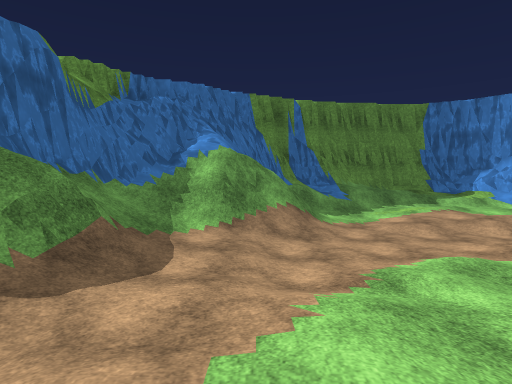
view 1 (above)

24 first-person views from a walk through a scene from a Unity 3-D project. The camera is 1.4 m above the floor, tilts 2° down and sees 75° across. The floor is counted in squares, 2 m on a side. Each view is taken from the middle of a square. On the plan, view 1 faces up. The plan holds only what a view shows up to about 10 squares ahead; the rest is blank. The place goes on beyond the plan. Surface patterns are stand-ins for the level's own textures.

view 2
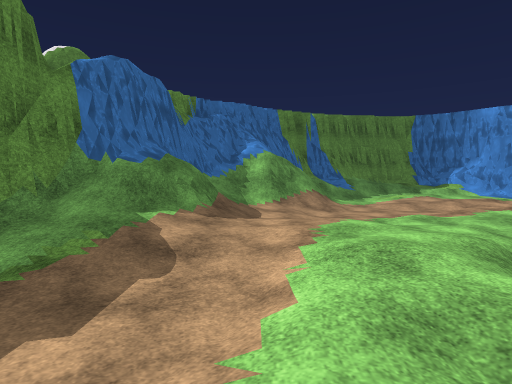

view 3
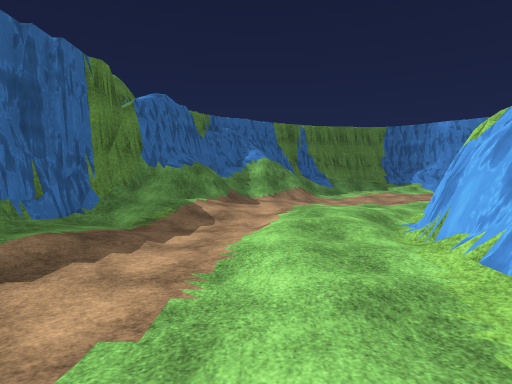

view 4
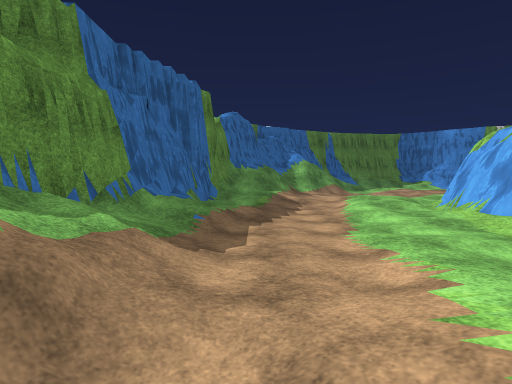

view 5
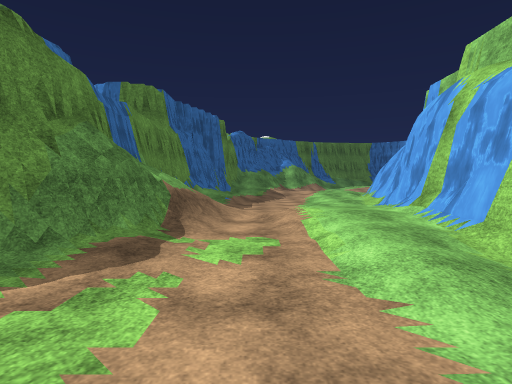

view 6
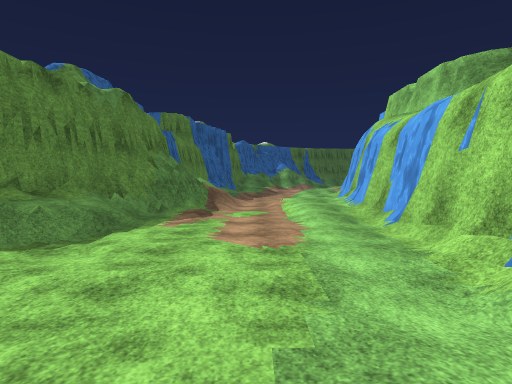

view 7
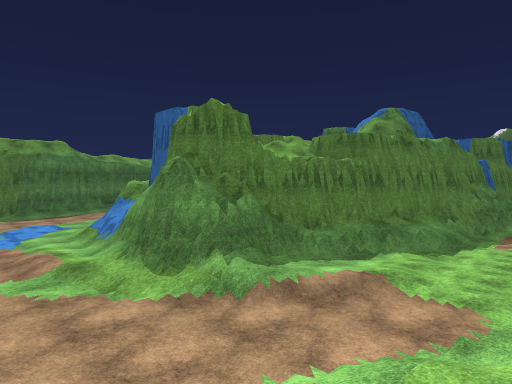

view 8
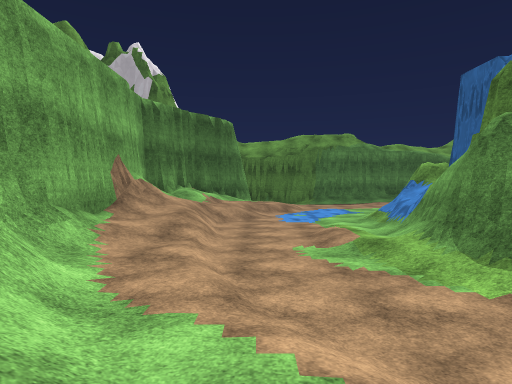

view 9
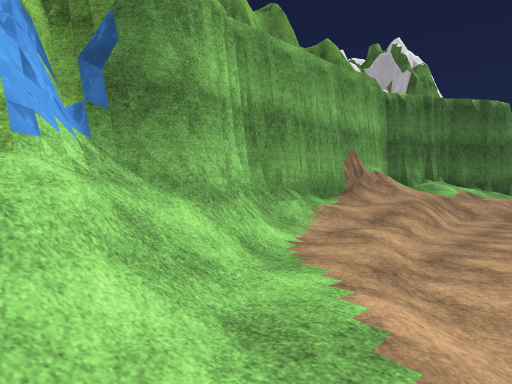

view 10
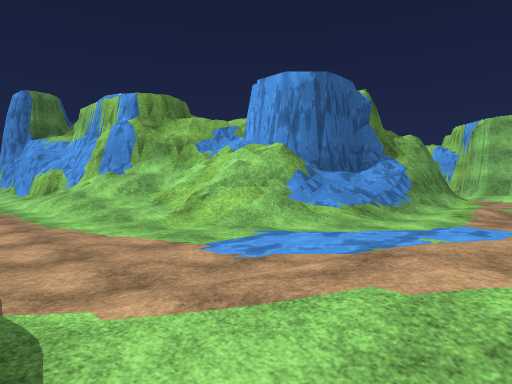

view 11
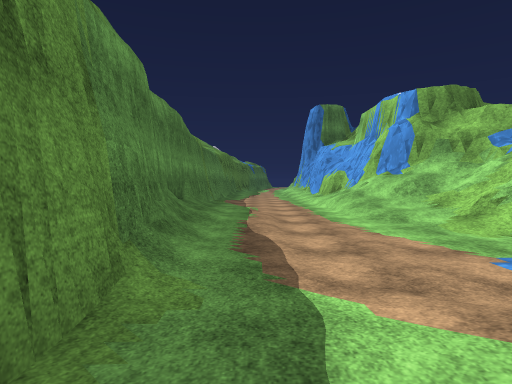

view 12
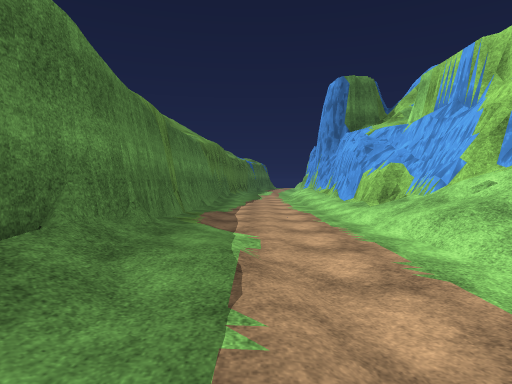

view 13
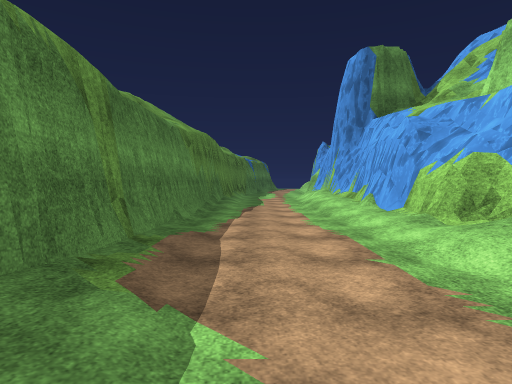

view 14
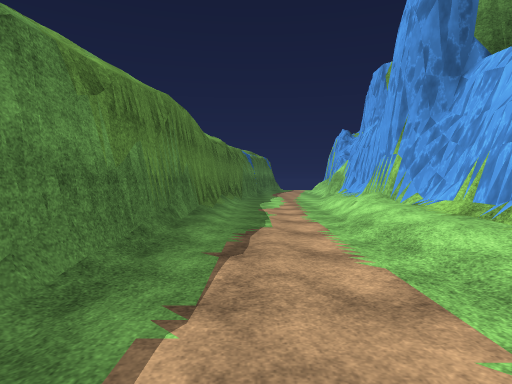

view 15
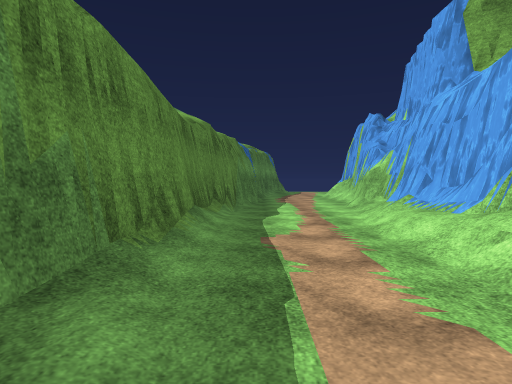

view 16
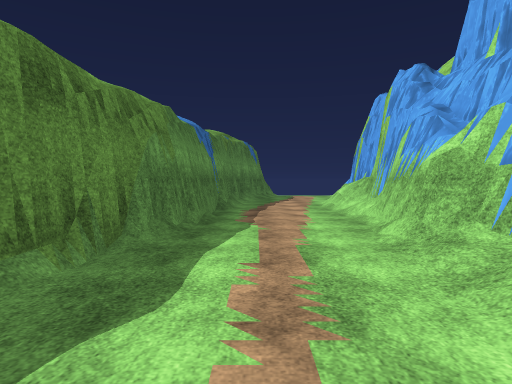

view 17
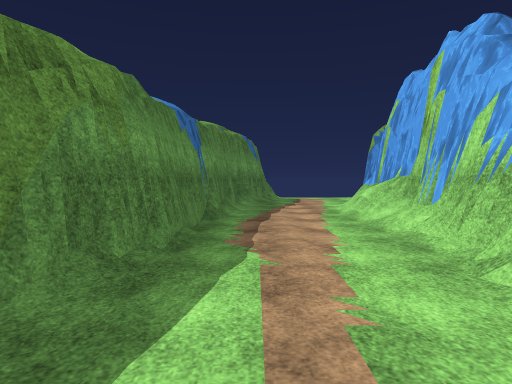

view 18
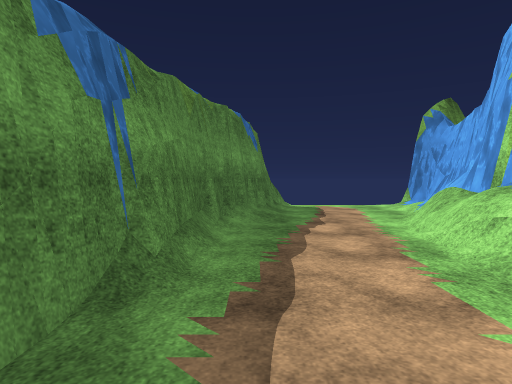

view 19
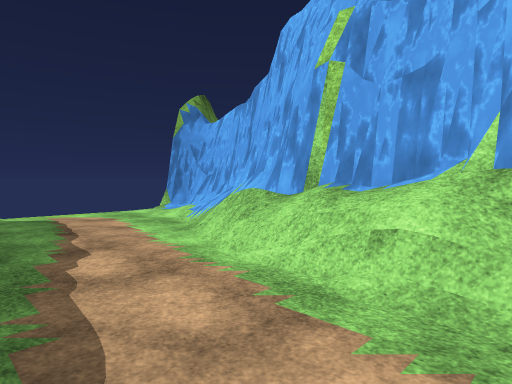

view 20
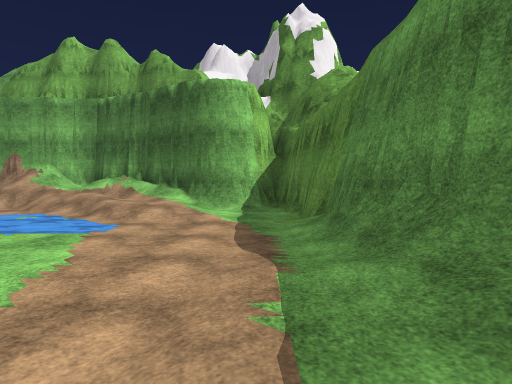

view 21
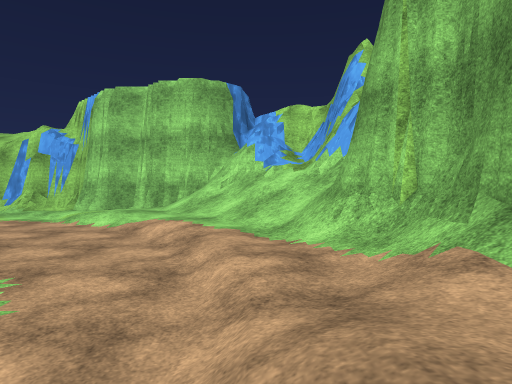

view 22
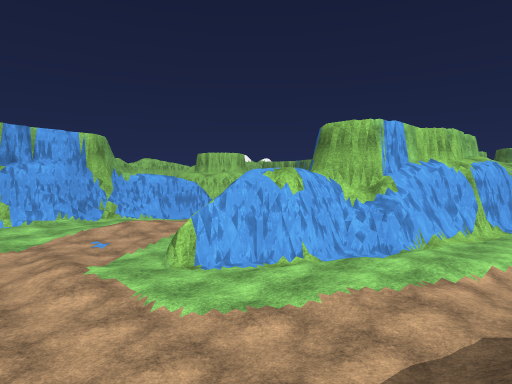

view 23
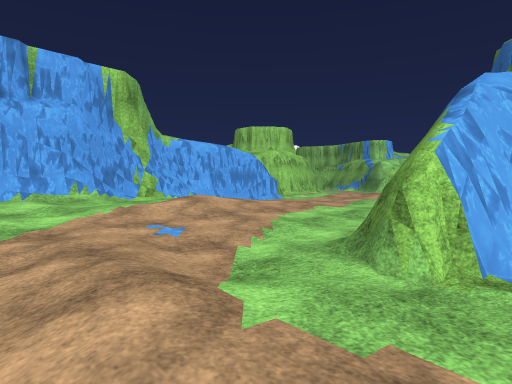

view 24
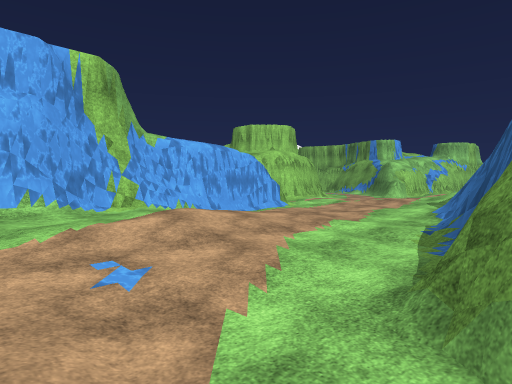

### Floor plan
Key: @ floor where view 1 was taken; # wall or solid block; . main floor; : floor 0.25 m higher than the main floor; + floor 0.5 m higher than the main floor; * floor 0.75 m higher than the main floor; % floor 1 m higher than the main floor; & floor 1.25 m higher than the main floor; $ floor 1.75 m higher than the main floor; / step, stairs or slope; = window, fence, low wall or low ledge.
Columns run from 21 left of view 1 to 11 right of it. Each row starts with its distance up from view 1.
 14    #.../#
 13   ##.../#
 12   #/../##
 11   #...##
 10   #../#              ###/&&/#
  9   #../#              #$///+//
  8   #../#             =#/::+++
  7   #../#           ####/.::++
  6  ##..##           #////...::
  5  #...#            #//:......:+:
  4  #...#           ##/:....::::++/
  3  #...#           #//:.......:++/#
  2  #...#          ##//::::.#..:*++#
  1  #../#          #/++:+::##/.:*++#
  0  #../#          #/:..@//# /.:+  #
 -1 ##../#          #:...+..###::+: #
 -2 #:../#          #::.::### #:..:.#
 -3 #/../#          #*/.::#   #/::::#
 -4 #/..+#          #+...:#    /::::
 -5 #/..+#         ##:....#     :::
 -6 #...+#         #&/...##     ++
 -7 #...:#         #//.::#
 -8 #...:#         #//.++#
 -9 #...:##        #//.++#
-10 #...:/#        ##..::#
-11 #...//#       ##/..:.#
-12 #:..//#       #/...:.#
-13 #:..//###     #%..../#
-14 #:..////#    ##/..../#
-15 #/:..:/##    #=/....##
-16 #+:..:/=#    #=.....#
-17 #/..../##### #/:....#
-18 #/...../=//###/+... #
-19 #/......///###/../: #
-20 ##........:::....+:#
-21  #.:+/..........::/#
-22  #./++//.......:://#
-23  ###%/+*////:::://=#
-24    ###//&/%*/+///#=#
-25      ###############

Positions as (right, up) in squares from view 1, and headings:
1: (0, 0), facing up
2: (-1, -3), facing up
3: (-1, -6), facing up
4: (-3, -9), facing up
5: (-3, -14), facing up
6: (-3, -18), facing up
7: (-3, -22), facing up-left
8: (-4, -22), facing left
9: (-4, -21), facing down-left
10: (-19, -22), facing up-right
11: (-19, -22), facing up
12: (-19, -17), facing up
13: (-19, -14), facing up
14: (-19, -9), facing up
15: (-19, -5), facing up
16: (-18, 0), facing up
17: (-18, 2), facing up
18: (-18, 6), facing up
19: (-18, 8), facing up-right
20: (-19, -14), facing down
21: (-11, -23), facing right
22: (-2, 6), facing down-right
23: (3, 5), facing down-right
24: (4, 4), facing down-right
